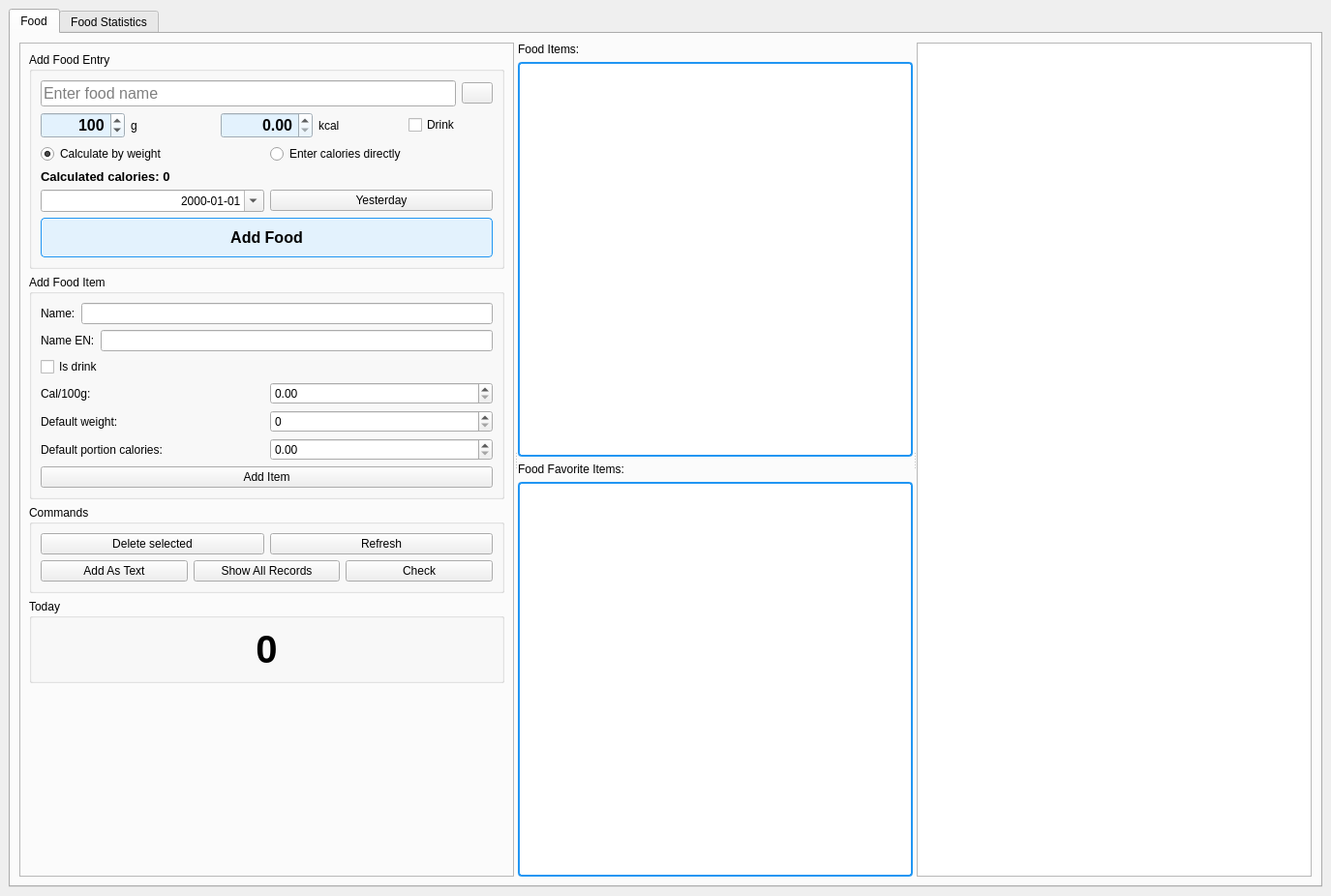
<?xml version="1.0" encoding="UTF-8"?>
<ui version="4.0">
 <class>MainWindow</class>
 <widget class="QMainWindow" name="MainWindow">
  <property name="geometry">
   <rect>
    <x>0</x>
    <y>0</y>
    <width>1375</width>
    <height>926</height>
   </rect>
  </property>
  <property name="windowTitle">
   <string>Food tracker</string>
  </property>
  <widget class="QWidget" name="centralWidget">
   <layout class="QHBoxLayout" name="horizontalLayout">
    <item>
     <widget class="QTabWidget" name="tabWidget">
      <property name="currentIndex">
       <number>0</number>
      </property>
      <widget class="QWidget" name="tab_food">
       <attribute name="title">
        <string>Food</string>
       </attribute>
       <layout class="QHBoxLayout" name="horizontalLayout_food">
        <item>
         <widget class="QSplitter" name="splitter_food">
          <property name="orientation">
           <enum>Qt::Orientation::Horizontal</enum>
          </property>
          <property name="childrenCollapsible">
           <bool>false</bool>
          </property>
          <widget class="QFrame" name="frame_food_controls">
           <property name="minimumSize">
            <size>
             <width>350</width>
             <height>0</height>
            </size>
           </property>
           <property name="frameShape">
            <enum>QFrame::Shape::StyledPanel</enum>
           </property>
           <property name="frameShadow">
            <enum>QFrame::Shadow::Raised</enum>
           </property>
           <layout class="QVBoxLayout" name="verticalLayout_food_controls">
            <item>
             <widget class="QGroupBox" name="groupBox_food_add">
              <property name="title">
               <string>Add Food Entry</string>
              </property>
              <layout class="QVBoxLayout" name="verticalLayout">
               <item>
                <layout class="QHBoxLayout" name="horizontalLayout_food_manual_name">
                 <item>
                  <widget class="QLineEdit" name="lineEdit_food_manual_name">
                   <property name="font">
                    <font>
                     <pointsize>12</pointsize>
                    </font>
                   </property>
                   <property name="placeholderText">
                    <string>Enter food name</string>
                   </property>
                  </widget>
                 </item>
                 <item>
                  <widget class="QPushButton" name="pushButton_food_manual_name_clear">
                   <property name="maximumSize">
                    <size>
                     <width>32</width>
                     <height>16777215</height>
                    </size>
                   </property>
                   <property name="text">
                    <string/>
                   </property>
                  </widget>
                 </item>
                </layout>
               </item>
               <item>
                <layout class="QHBoxLayout" name="horizontalLayout_food_weight">
                 <item>
                  <widget class="QSpinBox" name="spinBox_food_weight">
                   <property name="font">
                    <font>
                     <pointsize>12</pointsize>
                     <bold>true</bold>
                    </font>
                   </property>
                   <property name="styleSheet">
                    <string notr="true">QSpinBox {
                                          background-color: #e3f2fd;
                                          }</string>
                   </property>
                   <property name="alignment">
                    <set>Qt::AlignmentFlag::AlignRight|Qt::AlignmentFlag::AlignTrailing|Qt::AlignmentFlag::AlignVCenter</set>
                   </property>
                   <property name="maximum">
                    <number>10000</number>
                   </property>
                   <property name="value">
                    <number>100</number>
                   </property>
                  </widget>
                 </item>
                 <item>
                  <widget class="QLabel" name="label_food_weight_unit">
                   <property name="text">
                    <string>g</string>
                   </property>
                  </widget>
                 </item>
                 <item>
                  <widget class="QDoubleSpinBox" name="doubleSpinBox_food_calories">
                   <property name="font">
                    <font>
                     <pointsize>12</pointsize>
                     <bold>true</bold>
                    </font>
                   </property>
                   <property name="styleSheet">
                    <string notr="true">QDoubleSpinBox {
                                          background-color: #e3f2fd;
                                          }</string>
                   </property>
                   <property name="alignment">
                    <set>Qt::AlignmentFlag::AlignRight|Qt::AlignmentFlag::AlignTrailing|Qt::AlignmentFlag::AlignVCenter</set>
                   </property>
                   <property name="maximum">
                    <double>10000.000000000000000</double>
                   </property>
                  </widget>
                 </item>
                 <item>
                  <widget class="QLabel" name="label_food_calories">
                   <property name="text">
                    <string>kcal</string>
                   </property>
                  </widget>
                 </item>
                 <item>
                  <widget class="QCheckBox" name="checkBox_food_is_drink">
                   <property name="text">
                    <string>Drink</string>
                   </property>
                  </widget>
                 </item>
                </layout>
               </item>
               <item>
                <layout class="QHBoxLayout" name="horizontalLayout_2">
                 <item>
                  <widget class="QRadioButton" name="radioButton_use_weight">
                   <property name="text">
                    <string>Calculate by weight</string>
                   </property>
                   <property name="checked">
                    <bool>true</bool>
                   </property>
                  </widget>
                 </item>
                 <item>
                  <widget class="QRadioButton" name="radioButton_use_calories">
                   <property name="text">
                    <string>Enter calories directly</string>
                   </property>
                  </widget>
                 </item>
                </layout>
               </item>
               <item>
                <widget class="QLabel" name="label_food_calories_calc">
                 <property name="font">
                  <font>
                   <pointsize>10</pointsize>
                   <bold>true</bold>
                  </font>
                 </property>
                 <property name="text">
                  <string>Calculated calories: 0</string>
                 </property>
                </widget>
               </item>
               <item>
                <layout class="QHBoxLayout" name="horizontalLayout_food_date">
                 <item>
                  <widget class="QDateEdit" name="dateEdit_food">
                   <property name="minimumSize">
                    <size>
                     <width>191</width>
                     <height>0</height>
                    </size>
                   </property>
                   <property name="alignment">
                    <set>Qt::AlignmentFlag::AlignRight|Qt::AlignmentFlag::AlignTrailing|Qt::AlignmentFlag::AlignVCenter</set>
                   </property>
                   <property name="displayFormat">
                    <string>yyyy-MM-dd</string>
                   </property>
                   <property name="calendarPopup">
                    <bool>true</bool>
                   </property>
                  </widget>
                 </item>
                 <item>
                  <widget class="QPushButton" name="pushButton_food_yesterday">
                   <property name="minimumSize">
                    <size>
                     <width>61</width>
                     <height>0</height>
                    </size>
                   </property>
                   <property name="text">
                    <string>Yesterday</string>
                   </property>
                  </widget>
                 </item>
                </layout>
               </item>
               <item>
                <widget class="QPushButton" name="pushButton_food_add">
                 <property name="minimumSize">
                  <size>
                   <width>0</width>
                   <height>41</height>
                  </size>
                 </property>
                 <property name="font">
                  <font>
                   <pointsize>12</pointsize>
                   <bold>true</bold>
                  </font>
                 </property>
                 <property name="styleSheet">
                  <string notr="true">QPushButton {
                                      background-color: #e3f2fd;
                                      border: 1px solid #2196F3;
                                      border-radius: 4px;
                                      }
                                      QPushButton:hover {
                                      background-color: #bbdefb;
                                      }
                                      QPushButton:pressed {
                                      background-color: #90caf9;
                                      }</string>
                 </property>
                 <property name="text">
                  <string>Add Food</string>
                 </property>
                </widget>
               </item>
              </layout>
             </widget>
            </item>
            <item>
             <widget class="QGroupBox" name="groupBox_food_items">
              <property name="title">
               <string>Add Food Item</string>
              </property>
              <layout class="QVBoxLayout" name="verticalLayout_food_items">
               <item>
                <layout class="QHBoxLayout" name="horizontalLayout_food_name">
                 <item>
                  <widget class="QLabel" name="label_food_name">
                   <property name="text">
                    <string>Name:</string>
                   </property>
                  </widget>
                 </item>
                 <item>
                  <widget class="QLineEdit" name="lineEdit_food_name"/>
                 </item>
                </layout>
               </item>
               <item>
                <layout class="QHBoxLayout" name="horizontalLayout_food_name_en">
                 <item>
                  <widget class="QLabel" name="label_food_name_en">
                   <property name="text">
                    <string>Name EN:</string>
                   </property>
                  </widget>
                 </item>
                 <item>
                  <widget class="QLineEdit" name="lineEdit_food_name_en"/>
                 </item>
                </layout>
               </item>
               <item>
                <widget class="QCheckBox" name="checkBox_is_drink">
                 <property name="text">
                  <string>Is drink</string>
                 </property>
                </widget>
               </item>
               <item>
                <layout class="QHBoxLayout" name="horizontalLayout_food_cal100">
                 <item>
                  <widget class="QLabel" name="label_food_cal100">
                   <property name="text">
                    <string>Cal/100g:</string>
                   </property>
                  </widget>
                 </item>
                 <item>
                  <widget class="QDoubleSpinBox" name="doubleSpinBox_food_cal100">
                   <property name="maximum">
                    <double>9999.000000000000000</double>
                   </property>
                  </widget>
                 </item>
                </layout>
               </item>
               <item>
                <layout class="QHBoxLayout" name="horizontalLayout_food_default_weight">
                 <item>
                  <widget class="QLabel" name="label_food_default_weight">
                   <property name="text">
                    <string>Default weight:</string>
                   </property>
                  </widget>
                 </item>
                 <item>
                  <widget class="QSpinBox" name="spinBox_food_default_weight">
                   <property name="maximum">
                    <number>10000</number>
                   </property>
                  </widget>
                 </item>
                </layout>
               </item>
               <item>
                <layout class="QHBoxLayout" name="horizontalLayout_food_default_cal">
                 <item>
                  <widget class="QLabel" name="label_food_default_cal">
                   <property name="text">
                    <string>Default portion calories:</string>
                   </property>
                  </widget>
                 </item>
                 <item>
                  <widget class="QDoubleSpinBox" name="doubleSpinBox_food_default_cal">
                   <property name="maximum">
                    <double>9999.000000000000000</double>
                   </property>
                  </widget>
                 </item>
                </layout>
               </item>
               <item>
                <widget class="QPushButton" name="pushButton_food_item_add">
                 <property name="text">
                  <string>Add Item</string>
                 </property>
                </widget>
               </item>
              </layout>
             </widget>
            </item>
            <item>
             <widget class="QGroupBox" name="groupBox_food_commands">
              <property name="title">
               <string>Commands</string>
              </property>
              <layout class="QVBoxLayout" name="verticalLayout_2">
               <item>
                <layout class="QHBoxLayout" name="horizontalLayout_food_commands">
                 <item>
                  <widget class="QPushButton" name="pushButton_food_delete">
                   <property name="text">
                    <string>Delete selected</string>
                   </property>
                  </widget>
                 </item>
                 <item>
                  <widget class="QPushButton" name="pushButton_food_refresh">
                   <property name="text">
                    <string>Refresh</string>
                   </property>
                  </widget>
                 </item>
                </layout>
               </item>
               <item>
                <layout class="QHBoxLayout" name="horizontalLayout_3">
                 <item>
                  <widget class="QPushButton" name="pushButton_add_as_text">
                   <property name="text">
                    <string>Add As Text</string>
                   </property>
                  </widget>
                 </item>
                 <item>
                  <widget class="QPushButton" name="pushButton_show_all_records">
                   <property name="text">
                    <string>Show All Records</string>
                   </property>
                  </widget>
                 </item>
                 <item>
                  <widget class="QPushButton" name="pushButton_check">
                   <property name="text">
                    <string>Check</string>
                   </property>
                  </widget>
                 </item>
                </layout>
               </item>
              </layout>
             </widget>
            </item>
            <item>
             <widget class="QGroupBox" name="groupBox_food_today">
              <property name="title">
               <string>Today</string>
              </property>
              <layout class="QHBoxLayout" name="horizontalLayout_5">
               <item>
                <widget class="QLabel" name="label_food_today">
                 <property name="font">
                  <font>
                   <pointsize>30</pointsize>
                   <bold>true</bold>
                  </font>
                 </property>
                 <property name="text">
                  <string>0</string>
                 </property>
                 <property name="alignment">
                  <set>Qt::AlignmentFlag::AlignCenter</set>
                 </property>
                </widget>
               </item>
              </layout>
             </widget>
            </item>
            <item>
             <spacer name="verticalSpacer_food">
              <property name="orientation">
               <enum>Qt::Orientation::Vertical</enum>
              </property>
              <property name="sizeHint" stdset="0">
               <size>
                <width>20</width>
                <height>40</height>
               </size>
              </property>
             </spacer>
            </item>
           </layout>
          </widget>
          <widget class="QWidget" name="widget_food_middle">
           <layout class="QVBoxLayout" name="verticalLayout_food_middle">
            <item>
             <widget class="QLabel" name="label_food_items">
              <property name="text">
               <string>Food Items:</string>
              </property>
             </widget>
            </item>
            <item>
             <widget class="QListView" name="listView_food_items">
              <property name="styleSheet">
               <string notr="true">QListView {
                                border: 2px solid #2196F3;
                                border-radius: 4px;
                                background-color: white;
                                }
                                QListView::item {
                                padding: 4px;
                                border-bottom: 1px solid #e0e0e0;
                                }
                                QListView::item:selected {
                                background-color: #e3f2fd;
                                color: black;
                                }
                                QListView::item:hover {
                                background-color: #bbdefb;
                                }</string>
              </property>
             </widget>
            </item>
            <item>
             <widget class="QLabel" name="label_favorite_food_items">
              <property name="text">
               <string>Food Favorite Items:</string>
              </property>
             </widget>
            </item>
            <item>
             <widget class="QListView" name="listView_favorite_food_items">
              <property name="styleSheet">
               <string notr="true">QListView {
                                border: 2px solid #2196F3;
                                border-radius: 4px;
                                background-color: white;
                                }
                                QListView::item {
                                padding: 4px;
                                border-bottom: 1px solid #e0e0e0;
                                }
                                QListView::item:selected {
                                background-color: #e3f2fd;
                                color: black;
                                }
                                QListView::item:hover {
                                background-color: #bbdefb;
                                }</string>
              </property>
             </widget>
            </item>
           </layout>
          </widget>
          <widget class="QTableView" name="tableView_food_log"/>
         </widget>
        </item>
       </layout>
      </widget>
      <widget class="QWidget" name="tab_food_stats">
       <attribute name="title">
        <string>Food Statistics</string>
       </attribute>
       <layout class="QHBoxLayout" name="horizontalLayout_4">
        <item>
         <widget class="QFrame" name="frame">
          <property name="minimumSize">
           <size>
            <width>250</width>
            <height>0</height>
           </size>
          </property>
          <property name="maximumSize">
           <size>
            <width>250</width>
            <height>16777215</height>
           </size>
          </property>
          <property name="frameShape">
           <enum>QFrame::Shape::StyledPanel</enum>
          </property>
          <property name="frameShadow">
           <enum>QFrame::Shadow::Raised</enum>
          </property>
          <layout class="QVBoxLayout" name="verticalLayout_3">
           <item>
            <widget class="QLabel" name="label">
             <property name="text">
              <string>Kcal per day:</string>
             </property>
            </widget>
           </item>
           <item>
            <widget class="QTableView" name="tableView_kcal_per_day"/>
           </item>
          </layout>
         </widget>
        </item>
        <item>
         <layout class="QVBoxLayout" name="verticalLayout_4">
          <item>
           <widget class="QFrame" name="frame_food_stats_controls">
            <property name="maximumSize">
             <size>
              <width>16777215</width>
              <height>80</height>
             </size>
            </property>
            <property name="frameShape">
             <enum>QFrame::Shape::StyledPanel</enum>
            </property>
            <property name="frameShadow">
             <enum>QFrame::Shadow::Raised</enum>
            </property>
            <layout class="QHBoxLayout" name="horizontalLayout_food_stats_controls">
             <item>
              <widget class="QLabel" name="label_food_stats_from">
               <property name="text">
                <string>From:</string>
               </property>
              </widget>
             </item>
             <item>
              <widget class="QDateEdit" name="dateEdit_food_stats_from">
               <property name="displayFormat">
                <string>yyyy-MM-dd</string>
               </property>
               <property name="calendarPopup">
                <bool>true</bool>
               </property>
              </widget>
             </item>
             <item>
              <widget class="QLabel" name="label_food_stats_to">
               <property name="text">
                <string>To:</string>
               </property>
              </widget>
             </item>
             <item>
              <widget class="QDateEdit" name="dateEdit_food_stats_to">
               <property name="displayFormat">
                <string>yyyy-MM-dd</string>
               </property>
               <property name="calendarPopup">
                <bool>true</bool>
               </property>
              </widget>
             </item>
             <item>
              <widget class="QPushButton" name="pushButton_food_stats_last_week">
               <property name="text">
                <string>Last Week</string>
               </property>
              </widget>
             </item>
             <item>
              <widget class="QPushButton" name="pushButton_food_stats_last_month">
               <property name="text">
                <string>Last Month</string>
               </property>
              </widget>
             </item>
             <item>
              <widget class="QPushButton" name="pushButton_food_stats_last_year">
               <property name="text">
                <string>Last Year</string>
               </property>
              </widget>
             </item>
             <item>
              <widget class="QPushButton" name="pushButton_food_stats_all_time">
               <property name="text">
                <string>All Time</string>
               </property>
              </widget>
             </item>
             <item>
              <widget class="QPushButton" name="pushButton_food_stats_update">
               <property name="text">
                <string>Update Chart</string>
               </property>
              </widget>
             </item>
             <item>
              <widget class="QComboBox" name="comboBox_food_stats_period">
               <item>
                <property name="text">
                 <string>Days</string>
                </property>
               </item>
               <item>
                <property name="text">
                 <string>Months</string>
                </property>
               </item>
               <item>
                <property name="text">
                 <string>Years</string>
                </property>
               </item>
              </widget>
             </item>
             <item>
              <widget class="QPushButton" name="pushButton_food_stats_food_weight">
               <property name="text">
                <string>Food Weight Chart</string>
               </property>
              </widget>
             </item>
             <item>
              <widget class="QPushButton" name="pushButton_food_stats_drink">
               <property name="text">
                <string>Drinks Chart</string>
               </property>
              </widget>
             </item>
             <item>
              <spacer name="horizontalSpacer_food_stats">
               <property name="orientation">
                <enum>Qt::Orientation::Horizontal</enum>
               </property>
               <property name="sizeHint" stdset="0">
                <size>
                 <width>40</width>
                 <height>20</height>
                </size>
               </property>
              </spacer>
             </item>
            </layout>
           </widget>
          </item>
          <item>
           <widget class="QScrollArea" name="scrollArea_food_stats">
            <property name="widgetResizable">
             <bool>true</bool>
            </property>
            <widget class="QWidget" name="scrollAreaWidgetContents_food_stats">
             <property name="geometry">
              <rect>
               <x>0</x>
               <y>0</y>
               <width>98</width>
               <height>28</height>
              </rect>
             </property>
             <layout class="QVBoxLayout" name="verticalLayout_food_stats_content"/>
            </widget>
           </widget>
          </item>
         </layout>
        </item>
       </layout>
      </widget>
     </widget>
    </item>
   </layout>
  </widget>
 </widget>
 <resources/>
 <connections/>
</ui>
